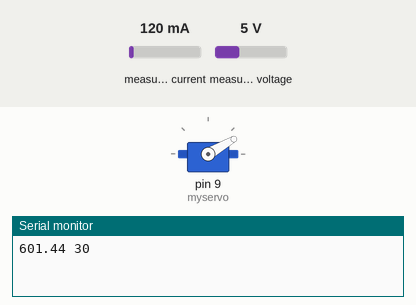
This sketch was run on a simulated Arduino Uno, built with avr-gcc and run on an emulated ATmega328P. Parts: servo, the last lines printed to the serial monitor. The test bench sets the inputs (shaded band); at power-on: measured current 120 mA, measured voltage 5 V. At 24.9 s the program stops and its outputs stay as they are.

Above: at 0.1 s.
At 6.28 s:
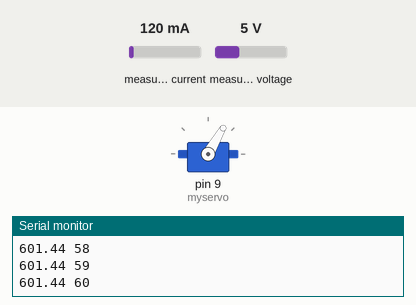
At 12.45 s:
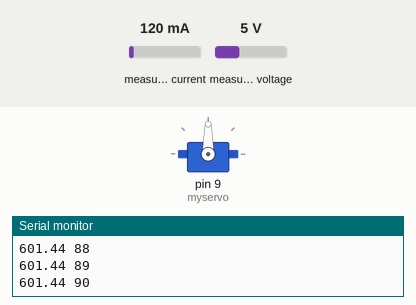
At 24.8 s:
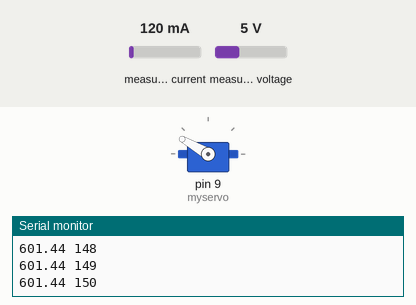
Timing chart, 0 to 26.3 s (numbered marks = the images above):
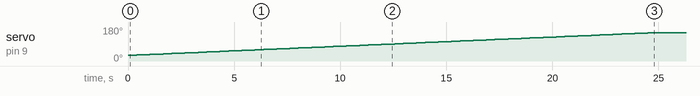

Measured:
- by itself, servo on pin 9 (myservo): moves from 30° to 150° over 24.5 s

The sketch:

servo_current_sensor.ino
```cpp
#include <Wire.h>
#include <Adafruit_INA219.h>
#include <Servo.h>

Adafruit_INA219 ina219;
Servo myservo;
int val;

void setup(void)
{
  uint32_t currentFrequency;
  myservo.attach(9);
  Serial.begin(115200);
  ina219.begin();
}

void loop(void)
{
  float shuntvoltage = 0;
  float busvoltage = 0;
  float current_mA = 0;
  float loadvoltage = 0;

  for(val=30; val<=150; val++){
    shuntvoltage = ina219.getShuntVoltage_mV();
    busvoltage = ina219.getBusVoltage_V();
    current_mA = ina219.getCurrent_mA();
    loadvoltage = busvoltage + (shuntvoltage / 1000);

  Serial.print(current_mA*loadvoltage);
  Serial.print(' ');
  myservo.write(val);
  Serial.println(val);
  delay(200);
  }
  exit(0);
}
```
